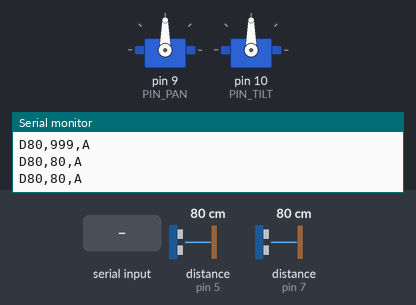
Simulated run of this sketch. Board: Arduino Uno, built with avr-gcc and run on an emulated ATmega328P. Parts: 2 × servo, the last lines printed to the serial monitor. Wiring (inferred from the names in the program): 2 × ultrasonic range finder: trigger pin 4, echo pin 5 / trigger pin 6, echo pin 7. The inputs (shaded band) are chosen by the test bench; at power-on: distance to the obstacle (sensors on pin 5, pin 7) 80 cm. The echo pulse lasts 58.3 µs per cm; random numbers use the default seed unless the sketch sets one.

Above: at 1.8 s.
1.9 s: "w\n" received over Serial
At 2.9 s:
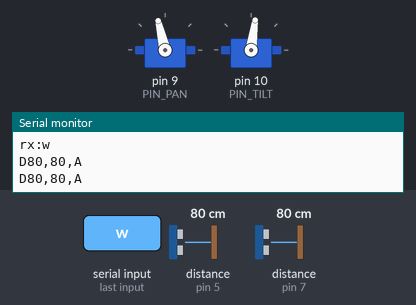
At 4.68 s:
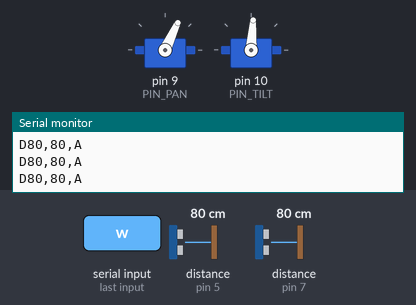
4.9 s: "W90\n" received over the second serial link
At 5.5 s:
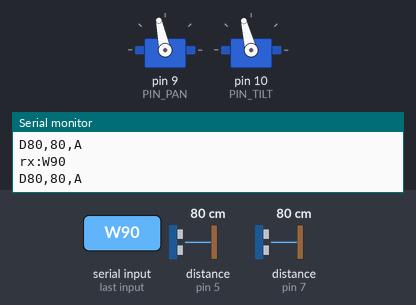
7.9 s: "T\n" received over Serial
10.9 s: "W,45\n" received over Serial
At 13.7 s:
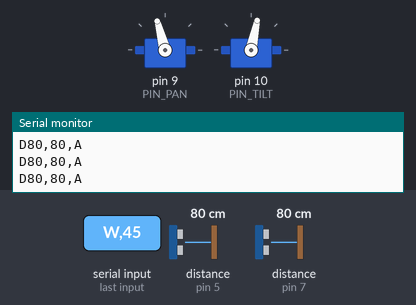
13.9 s: "W\n" received over the second serial link
16.9 s: "C\n" received over the second serial link
Timing chart, 0 to 19.9 s (numbered marks = the images above; inputs shaded):
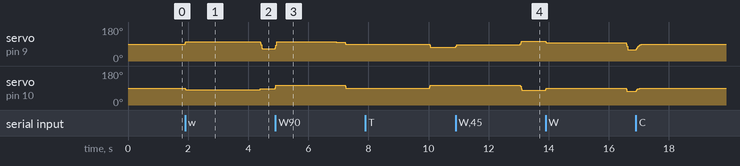

The sketch:

olho_firmware.ino
```cpp
/*
  OLHO — firmware do Arduino Uno (Halloween 2026) — v10
  ------------------------------------------------
  Um olho gigante num pan-tilt de 2 servos, com dois sensores
  ultrassônicos HC-SR04 e um módulo Bluetooth BLE HM-10.

  Modos:
    AUTO    : parado no centro; reage a quem chega perto (ultrassom esq/dir).
              Com W1, vagueia sozinho em sacadas quando não tem ninguém.
    REMOTO  : um celular manda ângulos por BLE ("P120,T85"). Se ficar
              30 s sem receber nada, volta sozinho pro modo AUTO.

  Comandos (mesmos por USB Serial e por BLE, uma linha cada):
    P<pan>,T<tilt>;  ex: P120,T85;  -> vai pra esse ângulo (entra em REMOTO). O ';' é obrigatório.
    C                -> centro
    A                -> força modo AUTO
    R0 / R1          -> reação ao ultrassom desligada / ligada
    W0 / W1          -> vagar vivo desligado (padrão) / ligado
    Z                -> imprime status
  O Uno envia a cada 0,5 s (1 s em remoto):  D<esq_cm>,<dir_cm>,<modo>
  e eventos:                  E:perto  /  E:longe

  Ligações (ver também README.md na mesma pasta):
    Servo PAN   sinal -> D9     (laranja/amarelo)
    Servo TILT  sinal -> D10
    HC-SR04 ESQ  TRIG -> D4   ECHO -> D5
    HC-SR04 DIR  TRIG -> D6   ECHO -> D7
    HM-10  TXD -> D2 (RX do Uno)   RXD <- D3 (TX do Uno)
    Servos e sensores: VCC no 5 V das pilhas AA / GND comum.
    Uno: pilha 9 V no plugue. GND das pilhas AA ligado ao GND do Uno.
*/

#include <Servo.h>
#include <SoftwareSerial.h>

// ---------- AJUSTES QUE VOCÊ VAI MEXER ----------
const int PAN_CENTER  = 90;   // olhar reto. Ajuste se o olho "reto" ficar torto
const int TILT_CENTER = 90;
const int PAN_RANGE   = 35;   // graus pra cada lado no modo vagar
const int TILT_RANGE  = 20;
const int PAN_MIN  = 35,  PAN_MAX  = 145;  // limites físicos (não force o servo)
const int TILT_MIN = 55,  TILT_MAX = 125;
const bool PAN_INVERT  = false; // true se "esquerda" sair como direita
const bool TILT_INVERT = false;

const int  NEAR_CM        = 65;   // alguém a menos disso = chegou perto
const int  FAR_CM         = 90;   // só considera que saiu acima disso (histerese)
const int  SIDE_DIFF_CM   = 15;   // diferença esq/dir pra decidir o lado
const unsigned long SIDE_HOLD_MS   = 500;   // lado novo tem que durar isso
const unsigned long STARE_MIN_MS   = 2000;  // encara por 2 a 4 s
const unsigned long STARE_MAX_MS   = 4000;
const unsigned long GLANCE_MS      = 700;   // desvia o olhar rapidinho
const unsigned long REMOTE_TIMEOUT = 30000; // sem BLE por isso -> AUTO (30 s: só se o celular sumir de verdade)
// -------------------------------------------------

const int PIN_PAN = 9, PIN_TILT = 10;
const int TRIG_L = 4, ECHO_L = 5, TRIG_R = 6, ECHO_R = 7;
const int BLE_RX = 2, BLE_TX = 3;   // RX do Uno <- TXD do HM-10 ; TX do Uno -> RXD do HM-10

Servo panServo, tiltServo;
SoftwareSerial ble(BLE_RX, BLE_TX);

enum Mode { AUTO, REMOTE };
Mode mode = AUTO;
bool reactEnabled = false;  // v6: SEM sensores por padrão. R1 liga a reação ao ultrassom se eles forem ligados.
bool wander = false;   // W1 liga o "vagar vivo"; padrão desligado: parado até algo acontecer

// posição atual e alvo (em graus de servo já com centro aplicado)
float curPan = 90, curTilt = 90;
float tgtPan = 90, tgtTilt = 90;
float speedDeg = 6.0;  // graus por passo de 10 ms (6 = sacada rápida)

// ultrassom
int distL = 999, distR = 999;      // cm, 999 = nada visto
bool personNear = false;
int  side = 0;                      // -1 esq, 0 centro, +1 dir
int  candSide = 0; unsigned long candSince = 0;

// temporizadores
unsigned long tStep = 0, tPing = 0, tReport = 0, tNextIdle = 0;
unsigned long tStareUntil = 0, tGlanceUntil = 0, lastRemote = 0;
bool pingLeft = true;
bool glancing = false;

// buffers de linha
char usbBuf[24]; byte usbLen = 0;
char bleBuf[24]; byte bleLen = 0;

// ---------- utilidades ----------
int clampi(int v, int lo, int hi) { return v < lo ? lo : (v > hi ? hi : v); }

void setTarget(int pan, int tilt, float spd) {
  if (PAN_INVERT)  pan  = 2 * PAN_CENTER  - pan;
  if (TILT_INVERT) tilt = 2 * TILT_CENTER - tilt;
  tgtPan  = clampi(pan,  PAN_MIN,  PAN_MAX);
  tgtTilt = clampi(tilt, TILT_MIN, TILT_MAX);
  speedDeg = spd;
}

// move um passo em direção ao alvo (chamado a cada 10 ms)
void stepServos() {
  float dp = tgtPan - curPan, dt = tgtTilt - curTilt;
  if (mode == REMOTE) {
    // rastreio suave: aproxima 16 % da distância a cada 10 ms, no máximo 2,2°/passo. Sem degraus.
    float sp = dp * 0.16, st = dt * 0.16;
    if (sp >  2.2) sp =  2.2; if (sp < -2.2) sp = -2.2;
    if (st >  2.2) st =  2.2; if (st < -2.2) st = -2.2;
    if (abs(dp) < 0.3) curPan = tgtPan; else curPan += sp;
    if (abs(dt) < 0.3) curTilt = tgtTilt; else curTilt += st;
  } else {
    if (abs(dp) <= speedDeg) curPan = tgtPan; else curPan += (dp > 0 ? speedDeg : -speedDeg);
    if (abs(dt) <= speedDeg) curTilt = tgtTilt; else curTilt += (dt > 0 ? speedDeg : -speedDeg);
  }
  panServo.write((int)(curPan + 0.5));
  tiltServo.write((int)(curTilt + 0.5));
}

bool arrived() { return abs(tgtPan - curPan) < 0.6 && abs(tgtTilt - curTilt) < 0.6; }

// leitura de um HC-SR04. Sem eco (roupa macia, nada na frente) = 999.
int readSonar(int trig, int echo) {
  digitalWrite(trig, LOW); delayMicroseconds(3);
  digitalWrite(trig, HIGH); delayMicroseconds(10);
  digitalWrite(trig, LOW);
  unsigned long us = pulseIn(echo, HIGH, 12000UL); // ~2 m máximo
  if (us == 0) return 999;
  int cm = (int)(us / 58UL);
  if (cm < 2) return 999;
  return cm;
}

// ---------- comportamento AUTO ----------
void idleWander() {
  // escolhe um novo ponto e para por um tempo. Olho de verdade pula, não desliza.
  int r = random(100);
  if (r < 12) {
    // encara reto por mais tempo, como se tivesse achado alguém
    setTarget(PAN_CENTER, TILT_CENTER, 6.0);
    tNextIdle = millis() + random(2500, 4500);
  } else if (r < 32) {
    // micro-ajuste: 2 ou 3 graus, como quem lê
    setTarget((int)curPan + random(-4, 5), (int)curTilt + random(-3, 4), 3.0);
    tNextIdle = millis() + random(250, 600);
  } else {
    setTarget(PAN_CENTER + random(-PAN_RANGE, PAN_RANGE + 1),
              TILT_CENTER + random(-TILT_RANGE, TILT_RANGE + 1), 6.0);
    tNextIdle = millis() + random(500, 3000);
  }
}

void updatePerson() {
  int nearest = min(distL, distR);
  unsigned long now = millis();

  // chegou / saiu, com histerese
  if (!personNear && nearest < NEAR_CM) {
    personNear = true;
    tStareUntil = now + random(STARE_MIN_MS, STARE_MAX_MS);
    glancing = false;
    sendEvent("E:perto");
  } else if (personNear && nearest > FAR_CM) {
    personNear = false;
    side = 0; candSide = 0;
    sendEvent("E:longe");
    tNextIdle = now + 400;
  }
  if (!personNear) return;

  // de que lado? só troca se a diferença for clara e durar SIDE_HOLD_MS
  int want = 0;
  if (distL < distR - SIDE_DIFF_CM) want = -1;
  else if (distR < distL - SIDE_DIFF_CM) want = +1;
  if (want != candSide) { candSide = want; candSince = now; }
  if (candSide != side && now - candSince >= SIDE_HOLD_MS) side = candSide;
}

void stareBehavior() {
  unsigned long now = millis();
  int panAim = PAN_CENTER + side * 28;     // 28 graus pro lado da pessoa
  int tiltAim = TILT_CENTER - 6;           // levemente pra cima: rosto fica acima da gaiola

  if (wander && !glancing && now > tStareUntil) {
    // desvia o olhar por um instante, depois volta a encarar
    glancing = true;
    tGlanceUntil = now + GLANCE_MS;
    setTarget(panAim + random(-25, 26), tiltAim + random(-15, 16), 6.0);
    return;
  }
  if (glancing && now > tGlanceUntil) {
    glancing = false;
    tStareUntil = now + random(STARE_MIN_MS, STARE_MAX_MS);
  }
  if (!glancing) setTarget(panAim, tiltAim, 6.0);
}

// ---------- comunicação ----------
void sendBoth(const char* s) { Serial.println(s); ble.println(s); }
void sendEvent(const char* s) { sendBoth(s); }

void reportStatus() {
  char out[40];
  snprintf(out, sizeof(out), "D%d,%d,%c", distL, distR, mode == AUTO ? 'A' : 'R');
  sendBoth(out);
}

void handleLine(char* line) {
  if (line[0] == 0) return;
  Serial.print(F("rx:")); Serial.println(line);   // eco pra depuração: tudo que chega aparece no Serial Monitor
  // ignora lixo: comando tem que começar com letra conhecida e, no caso de P, ter dígito logo depois
  if (line[0] == 'P' || line[0] == 'p') { /* validado no case P */ }
  else if (line[1] != 0 && !(line[0]=='R'||line[0]=='r'||line[0]=='W'||line[0]=='w')) return;
  switch (line[0]) {
    case 'P': case 'p': {
      // formato exigido: P<pan>,T<tilt>;  (o ';' prova que a linha chegou inteira)
      // leitura manual (sem sscanf, que não funciona bem no AVR)
      char* comma = strchr(line, ',');
      char* semi  = strchr(line, ';');
      if (!comma || !semi) return;                            // cortada ou malformada: ignora
      char* t = comma + 1; if (*t == 'T' || *t == 't') t++; else return;
      if (line[1] < '0' || line[1] > '9' || *t < '0' || *t > '9') return;
      int pan = atoi(line + 1), tilt = atoi(t);
      if (pan < 20 || pan > 160 || tilt < 40 || tilt > 140) return; // valor implausível: ignora
      mode = REMOTE; lastRemote = millis();
      setTarget(pan, tilt, 2.5);
      break;
    }
    case 'C': case 'c': setTarget(PAN_CENTER, TILT_CENTER, 6.0); mode = REMOTE; lastRemote = millis(); break;
    case 'A': case 'a': mode = AUTO; tNextIdle = 0; break;
    case 'R': case 'r': reactEnabled = (line[1] != '0'); break;
    case 'W': case 'w': wander = (line[1] != '0'); tNextIdle = 0; break;
    case 'Z': case 'z': reportStatus(); break;
    default: break;
  }
}

void pumpSerial(Stream& s, char* buf, byte& len) {
  while (s.available()) {
    char c = s.read();
    if (c == '\n' || c == '\r') { buf[len] = 0; handleLine(buf); len = 0; }
    else if (len < 22) buf[len++] = c;
  }
}

// ---------- setup / loop ----------
void setup() {
  Serial.begin(9600);
  ble.begin(9600);                 // HM-10 vem de fábrica em 9600
  pinMode(TRIG_L, OUTPUT); pinMode(ECHO_L, INPUT);
  pinMode(TRIG_R, OUTPUT); pinMode(ECHO_R, INPUT);
  randomSeed(analogRead(A0));
  panServo.attach(PIN_PAN);
  tiltServo.attach(PIN_TILT);
  curPan = tgtPan = PAN_CENTER; curTilt = tgtTilt = TILT_CENTER;
  panServo.write(PAN_CENTER); tiltServo.write(TILT_CENTER);
  delay(600);
  Serial.println(F("OLHO v10 pronto. Comandos: P<pan>,T<tilt>  C  A  R0/R1  W0/W1  Z"));
}

void loop() {
  unsigned long now = millis();

  pumpSerial(Serial, usbBuf, usbLen);
  pumpSerial(ble, bleBuf, bleLen);

  // ultrassom: alterna esq/dir a cada 70 ms
  if (now - tPing >= 70) {
    tPing = now;
    if (pingLeft) distL = readSonar(TRIG_L, ECHO_L); else distR = readSonar(TRIG_R, ECHO_R);
    pingLeft = !pingLeft;
  }

  // REMOTO cai pra AUTO se o celular sumir
  // BUG CORRIGIDO (v10): 'now' era medido antes de ler o Bluetooth; lastRemote era maior que now,
  // a subtração sem sinal estourava e o modo caía pro AUTO imediatamente. Agora mede na hora.
  if (mode == REMOTE && (millis() - lastRemote) > REMOTE_TIMEOUT) { mode = AUTO; tNextIdle = 0; }

  if (mode == AUTO) {
    if (reactEnabled) updatePerson(); else personNear = false;
    if (personNear) stareBehavior();
    else if (wander) { if (now >= tNextIdle && arrived()) idleWander(); }
    else if (tgtPan != PAN_CENTER || tgtTilt != TILT_CENTER) setTarget(PAN_CENTER, TILT_CENTER, 4.0); // parado no centro
  }

  if (now - tStep >= 10) { tStep = now; stepServos(); }

  // relatório menos frequente: a SoftwareSerial não ouve enquanto fala, então falar menos = perder menos comandos
  unsigned long reportEvery = (mode == REMOTE) ? 2000 : 500;
  if (now - tReport >= reportEvery) { tReport = now; reportStatus(); }
}
```

Measured:
- after the input at 1.9 s, servo on pin 9 (PIN_PAN): 90° → 103° at once, → 65° 2.5 s later; servo on pin 10 (PIN_TILT): 90° → 82° at once, → 86° 2.5 s later
- after the input at 10.9 s, servo on pin 10 (PIN_TILT): 104° → 78° after 2.2 s
